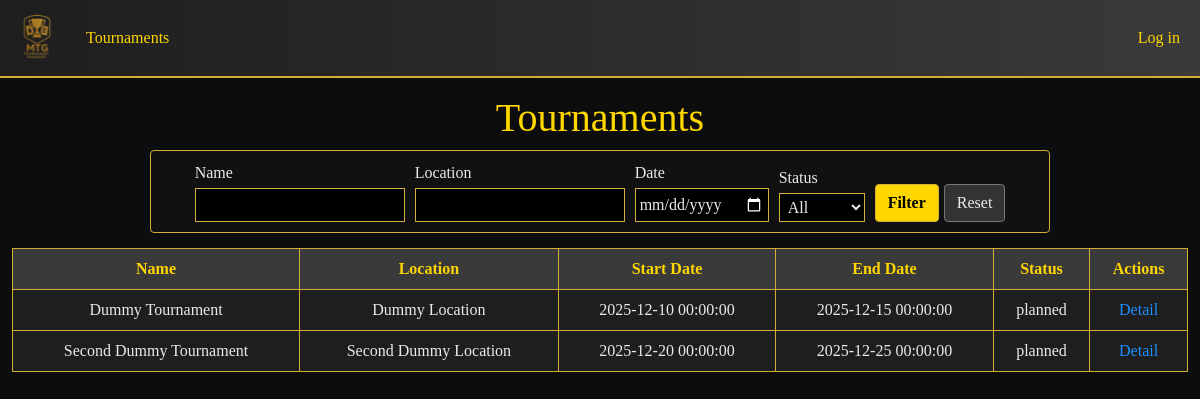
The app's page /?c=tournament with its own data.
### tables this page shows
CREATE TABLE tournament (
                            tournament_id  INT AUTO_INCREMENT PRIMARY KEY,
                            name           VARCHAR(150) NOT NULL,
                            location       VARCHAR(150),
                            start_date     DATETIME,
                            end_date       DATETIME,
                            status         VARCHAR(50) DEFAULT 'planned',
                            organizer_id   INT NOT NULL,
                            CONSTRAINT fk_tournament_organizer FOREIGN KEY (organizer_id)
                                REFERENCES app_user(user_id)
                                ON UPDATE CASCADE ON DELETE RESTRICT
);

### Framework/Http/Responses/Response.php (called while the page is built, shortened)
<?php
abstract class Response
{
    public function send(): void
    {
        $this->generate();
    }
}

### public/index.php (called while the page is built, shortened)
<?php
require __DIR__ . '/../Framework/ClassLoader.php';
try {
    $app = new App();
    $app->run();
} catch (Exception $e) {
    die('An error occurred: ' . $e->getMessage());
}

### Framework/ClassLoader.php (called while the page is built, shortened)
<?php
class ClassLoader
{
    public static function Boot(): void
    {
        spl_autoload_register(function ($class_name) {
            $baseDir = realpath(dirname(__DIR__));
            $relativePath = str_replace('\\', DIRECTORY_SEPARATOR, ltrim($class_name, '\\')) . '.php';
            $file = $baseDir . DIRECTORY_SEPARATOR . $relativePath;
        });
    }
}

### Framework/Core/Model.php (called while the page is built, shortened)
<?php
abstract class Model implements \JsonSerializable
{
    protected static ?string $primaryKey = null;
    protected static array $columnsMap = [];
    private static array $dbColumns = [];
    private static IDbConvention $dbConventions;
    protected static function getPkColumnName(): string
    {
        if (!empty(static::$primaryKey)) {
            return static::$primaryKey;
        }
        return self::getConventions()->getPkColumnName(get_called_class());
    }
    protected static function getColumnsMap(): array
    {
        return static::$columnsMap ?? [];
    }
    public static function getAll(
        ?string $whereClause = null,
        array   $whereParams = [],
        ?string $orderBy = null,
        ?int    $limit = null,
        ?int    $offset = null
    ): array
    {
        try {
            $sql = "SELECT " . static::getDBColumnNamesList() . " FROM `" . static::getTableName() . "`";
            $stmt = Connection::getInstance()->prepare($sql);
            $stmt->execute($whereParams);
            $models = $stmt->fetchAll(PDO::FETCH_CLASS | PDO::FETCH_PROPS_LATE, static::class);
            $dataSet = new ResultSet($models);
            return $models;
        } catch (PDOException $exception) {
            throw new Exception('Query failed: ' . $exception->getMessage(), 0, $exception);
        }
    }
    private static function getDbColumns(): array
    {
        try {
            $sql = "DESCRIBE " . static::getTableName();
            $stmt = Connection::getInstance()->prepare($sql);
            $stmt->execute([]);
            self::$dbColumns[static::class] = array_column($stmt->fetchAll(), 'Field');
            return self::$dbColumns[static::class];
        } catch (PDOException $exception) {
            throw new Exception('Query failed: ' . $exception->getMessage(), 0, $exception);
        }
    }
    private function getIdValue(): mixed
    {
        $pk = static::getPkColumnName();
        $prop = static::toPropertyName($pk);
        return isset($this->{$prop}) ? $this->{$prop} : null;
    }
    private static function getModelProperties(): array
    {
        $reflection = new \ReflectionClass(static::class);
        $properties = [];
        foreach ($reflection->getProperties() as $property) {
            $propertyName = $property->getName();
            if ($property->isStatic()) {
                continue;
            }
            $properties[$propertyName] = true;
        }
        return $properties;
    }
    private static function getDBColumnNamesList(): string
    {
        $dbColumns = [];
        foreach (static::getDbColumns() as $columnName) {
            $propertyName = static::toPropertyName($columnName);
            if ($propertyName != $columnName) {
                $dbColumns[] = "`$columnName` AS {$propertyName}";
            } else {
                $dbColumns[] = $columnName;
            }
        }
        return implode(', ', $dbColumns);
    }
    private static function toPropertyName(string $columnName): string
    {
        $customMapping = static::getColumnsMap();
        if (isset($customMapping[$columnName])) {
            return $customMapping[$columnName];
        } else {
            return static::getConventions()->toPropertyName($columnName);
        }
    }
    private static function getConventions(): IDbConvention
    {
        if (!isset(static::$dbConventions)) {
            static::$dbConventions = new (Configuration::DB_CONVENTIONS_CLASS)();
        }
        return static::$dbConventions;
    }
}

### App/Models/Tournament.php (called while the page is built, shortened)
<?php
class Tournament extends Model
{
    protected static string $table = 'tournament';
    protected static function getTableName(): string
    {
        return self::$table;
    }
}

### Framework/DB/Connection.php (called while the page is built, shortened)
<?php
class Connection
{
    private static ?Connection $instance = null;
    private PDO $db;
    public function __construct(PDO $db)
    {
        $this->db = $db;
    }
    public static function getInstance(): Connection
    {
        try {
            if (self::$instance == null) {
                $db = new PDO(
                    'mysql:dbname=' . Configuration::DB_NAME . ';host=' . Configuration::DB_HOST,
                    Configuration::DB_USER,
                    Configuration::DB_PASS
                );
                $db->setAttribute(PDO::ATTR_ERRMODE, PDO::ERRMODE_EXCEPTION);
                $db->setAttribute(PDO::ATTR_EMULATE_PREPARES, true);
                self::$instance = new self($db);
            }
            return self::$instance;
        } catch (PDOException $e) {
            throw new Exception('Connection failed: ' . $e->getMessage());
        }
    }
    public function prepare(string $sql): DebugStatement
    {
        try {
            return new DebugStatement($this->db->prepare($sql));
        } catch (PDOException $e) {
            throw new Exception('Prepare failed: ' . $e->getMessage());
        }
    }
}

### Framework/DB/DebugStatement.php (called while the page is built, shortened)
<?php
class DebugStatement
{
    private PDOStatementAlias $stmt;
    public function __construct($stmt)
    {
        $this->stmt = $stmt;
    }
    public function execute(?array $params = null): bool
    {
        $result = $this->stmt->execute($params);
        $this->stmt->debugDumpParams();
        return $result;
    }
    public function __call(string $name, array $arguments): mixed
    {
        return $this->stmt->{$name}(...$arguments);
    }
}

### App/Controllers/TournamentController.php (called while the page is built, shortened)
<?php
class TournamentController extends BaseController
{
    public function index(Request $request): Response
    {
        $name = trim((string)$request->get('name'));
        $location = trim((string)$request->get('location'));
        $status = trim((string)$request->get('status'));
        $date = trim((string)$request->get('date'));
        $tournaments = Tournament::getAll();
        $filtered = array_filter($tournaments, function (Tournament $tournament) use ($name, $location, $status, $date) {
            if ($name !== '' && stripos($tournament->name, $name) === false) {
                return false;
            }
            if ($location !== '' && stripos((string)$tournament->location, $location) === false) {
                return false;
            }
            if ($status !== '' && $status !== 'all' && $tournament->status !== $status) {
                return false;
            }
            if ($date !== '') {
                $d = substr($date, 0, 10);
                $start = $tournament->start_date ? substr($tournament->start_date, 0, 10) : null;
                $end = $tournament->end_date ? substr($tournament->end_date, 0, 10) : null;
                if ($start && $end) {
                    if ($d < $start || $d > $end) {
                        return false;
                    }
                } elseif ($start) {
                    if ($d < $start) {
                        return false;
                    }
                } elseif ($end) {
                    if ($d > $end) {
                        return false;
                    }
                } else {
                    return false;
                }
            }
            return true;
        });
        return $this->html([
            'tournaments' => array_values($filtered),
            'filters' => [
                'name' => $name,
                'location' => $location,
                'status' => $status,
                'date' => $date,
            ],
        ]);
    }
}

### Framework/DB/DefaultConventions.php (called while the page is built, shortened)
<?php
class DefaultConventions implements IDbConvention
{
    public function toPropertyName(string $columnName): string
    {
        return $columnName;
    }
}

### App/Views/Tournament/index.view.php (the view, shortened to what this page needs)
<h1 class="tournaments-title">Tournaments</h1>
<div class="filters-wrapper">
    <form method="get" action="" class="filters-form">
        <div class="filters-row">
            <div>
                <label for="filter_name" class="filters-label">Name</label>
                <input type="text" id="filter_name" name="name" value="<?= htmlspecialchars($filters['name'] ?? '', ENT_QUOTES) ?>"
                       class="filters-input">
            </div>
            <div>
                <label for="filter_location" class="filters-label">Location</label>
                <input type="text" id="filter_location" name="location" value="<?= htmlspecialchars($filters['location'] ?? '', ENT_QUOTES) ?>"
                       class="filters-input">
            </div>
            <div>
                <label for="filter_date" class="filters-label">Date</label>
                <input type="date" id="filter_date" name="date" value="<?= htmlspecialchars($filters['date'] ?? '', ENT_QUOTES) ?>"
                       class="filters-input filters-select">
            </div>
            <div>
                <label for="filter_status" class="filters-label">Status</label>
                <select id="filter_status" name="status" class="filters-select">
                    <?php $currentStatus = $filters['status'] ?? 'all'; ?>
                    <option value="all" <?= $currentStatus === 'all' || $currentStatus === '' ? 'selected' : '' ?>>All</option>
                </select>
            </div>
            <div class="filters-actions">
                <button type="submit" class="filters-button">Filter</button>
                <a href="?c=Tournament&a=index" class="filters-reset">Reset</a>
            </div>
        </div>
    </form>
</div>
<table id="tournamentTable" class="tournament-table">
    <thead>
        <tr>
            <th data-sort="text">Name</th>
            <th data-sort="text">Location</th>
            <th data-sort="date">Start Date</th>
            <th data-sort="date">End Date</th>
            <th data-sort="text">Status</th>
            <th>Actions</th>
        </tr>
    </thead>
    <tbody>
        <?php foreach ($tournaments as $tournament): ?>
            <tr class="tournament-row">
                <td><?= htmlspecialchars($tournament->name) ?></td>
                <td><?= htmlspecialchars($tournament->location) ?></td>
                <td><?= htmlspecialchars($tournament->start_date) ?></td>
                <td><?= htmlspecialchars($tournament->end_date) ?></td>
                <td><?= htmlspecialchars($tournament->status) ?></td>
                <td>
                    <a href="?c=Tournament&a=detail&id=<?= $tournament->tournament_id ?>" class="tournament-action-detail">Detail</a>
                </td>
            </tr>
        <?php endforeach; ?>
    </tbody>
</table>

### public/css/styl.css (style rules this page uses)
body { background: #0D0D0D; color: #EAEAEA; font-family: 'Garamond', serif; }
a { color: #1E90FF; text-decoration: none; }
button { background: #FFD700; color: #000; border: 2px solid #D4AF37; border-radius: 5px; padding: 10px 20px; cursor: pointer; }

### public/css/tournament.css (style rules this page uses)
.tournaments-title { text-align: center; font-family: 'Garamond', serif; color: #FFD700; }
.filters-wrapper { display: flex; justify-content: center; margin-bottom: 15px; }
.filters-form { margin: 0; font-family: 'Garamond', serif; color: #EAEAEA; background: #111; padding: 10px 15px; border: 1px solid #D4AF37; border-radius: 4px; max-width: 900px; width: 100%; }
.filters-row { display: flex; flex-wrap: wrap; gap: 10px; align-items: flex-end; justify-content: center; }
.filters-label { display: block; margin-bottom: 3px; }
.filters-input, .filters-select { padding: 4px; border: 1px solid #D4AF37; background: #000; color: #EAEAEA; }
.filters-select { color-scheme: dark; }
.filters-actions { display: flex; gap: 5px; align-items: center; margin-top: 4px; }
.filters-button { padding: 6px 12px; background: #FFD700; border: 1px solid #D4AF37; color: #000; font-weight: bold; cursor: pointer; border-radius: 4px; }
.filters-reset { padding: 6px 12px; background: #333; border: 1px solid #777; color: #EAEAEA; text-decoration: none; border-radius: 4px; }
.tournament-table { width: 100%; border-collapse: collapse; font-family: 'Garamond', serif; background-color: #0D0D0D; color: #EAEAEA; }
.tournament-table thead tr { background-color: #3A3A3A; color: #FFD700; text-align: center; }
.tournament-table th, .tournament-table td { border: 1px solid #D4AF37; padding: 8px; }
.tournament-table th[data-sort] { cursor: pointer; }
.tournament-row { text-align: center; background-color: #1E1E1E; }

### records on screen
tournament: name "Dummy Tournament", location "Dummy Location", start_date "2025-12-10 00:00:00", end_date "2025-12-15 00:00:00", status "planned"
tournament: name "Second Dummy Tournament", location "Second Dummy Location", start_date "2025-12-20 00:00:00", end_date "2025-12-25 00:00:00", status "planned"
